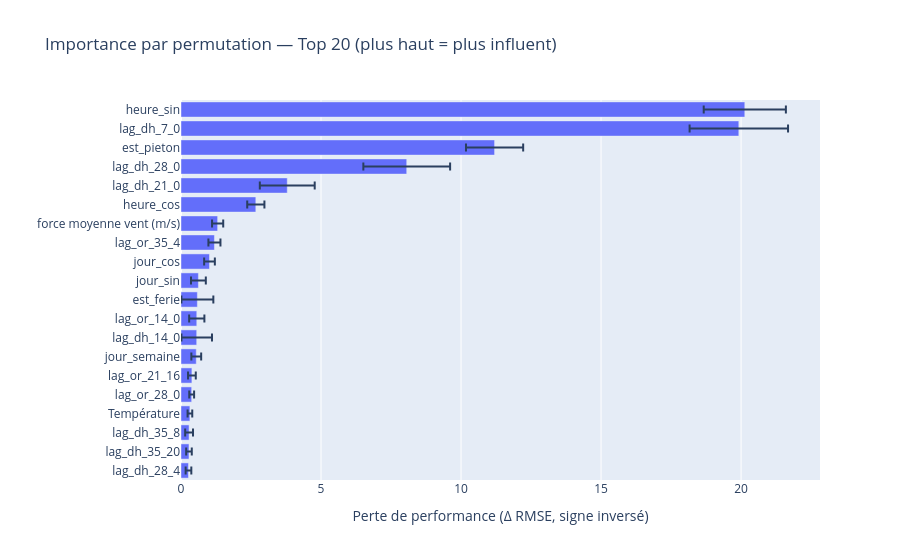

The code cell stored with this chart in its notebook:
### Code cell
from sklearn.inspection import permutation_importance
import pandas as pd
import numpy as np
import plotly.express as px

# 1) Importance par permutation sur le pipeline complet (prétraitements inclus)
perm = permutation_importance(
    estimator=pipe,
    X=X_test,
    y=y_test,
    n_repeats=20,
    random_state=42,
    scoring='neg_root_mean_squared_error'  # cohérent avec votre RMSE
)

imp_df = (
    pd.DataFrame({
        'feature': features,
        'importance_mean': perm.importances_mean,
        'importance_std': perm.importances_std
    })
    .sort_values('importance_mean', ascending=False)
)

print(imp_df.head(20))

# 2) Bar chart Plotly (top 20)
topk = imp_df.head(20).sort_values('importance_mean', ascending=True)
fig = px.bar(
    topk,
    x='importance_mean', y='feature',
    error_x='importance_std',
    orientation='h',
    title='Importance par permutation — Top 20 (plus haut = plus influent)'
)
fig.update_layout(xaxis_title="Perte de performance (Δ RMSE, signe inversé)", yaxis_title="")
fig.show()

### Figure 1 — Plotly figure (JSON) as saved in the notebook; plotly's stock layout.template omitted (floating-point values rounded to 4 significant figures)
{"data": [{"error_x": {"array": [0.1014, 0.1, 0.1398, 0.08343, 0.08664, 0.1384, 0.1752, 0.5455, 0.2719, 0.5704, 0.2645, 0.191, 0.2148, 0.1993, 0.3069, 0.9799, 1.549, 1.021, 1.758, 1.467]}, "hovertemplate": "importance_mean=%{x}<br>feature=%{y}<extra></extra>", "legendgroup": "", "marker": {"color": "#636efa", "pattern": {"shape": ""}}, "name": "", "orientation": "h", "showlegend": false, "textposition": "auto", "type": "bar", "x": [0.267, 0.2851, 0.289, 0.3182, 0.3812, 0.3894, 0.5451, 0.561, 0.5634, 0.5845, 0.6219, 1.018, 1.194, 1.308, 2.672, 3.795, 8.061, 11.2, 19.92, 20.13], "xaxis": "x", "y": ["lag_dh_28_4", "lag_dh_35_20", "lag_dh_35_8", "Température", "lag_or_28_0", "lag_or_21_16", "jour_semaine", "lag_dh_14_0", "lag_or_14_0", "est_ferie", "jour_sin", "jour_cos", "lag_or_35_4", "force moyenne vent (m/s)", "heure_cos", "lag_dh_21_0", "lag_dh_28_0", "est_pieton", "lag_dh_7_0", "heure_sin"], "yaxis": "y"}], "layout": {"barmode": "relative", "legend": {"tracegroupgap": 0}, "title": {"text": "Importance par permutation — Top 20 (plus haut = plus influent)"}, "xaxis": {"anchor": "y", "domain": [0, 1], "title": {"text": "Perte de performance (Δ RMSE, signe inversé)"}}, "yaxis": {"anchor": "x", "domain": [0, 1], "title": {"text": ""}}}}
